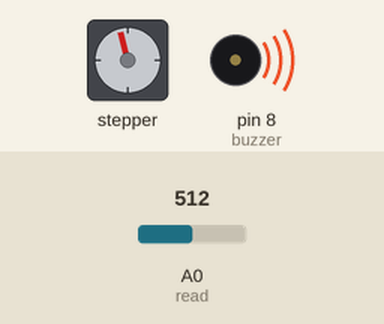
Recording of a sketch running on a simulated Arduino Uno, built with avr-gcc and run on an emulated ATmega328P. Shown: stepper motor, buzzer (waves = sounding). Wiring (inferred from the names in the program): stepper motor (2048 steps per turn assumed): coils pin 9, pin 10, pin 11, pin 12. The test bench sets the inputs (shaded band); at power-on: A0 (read) = 512.

Above: at 0.7 s.
1.3 s: A0 (read) set to 0
At 1.3 s:
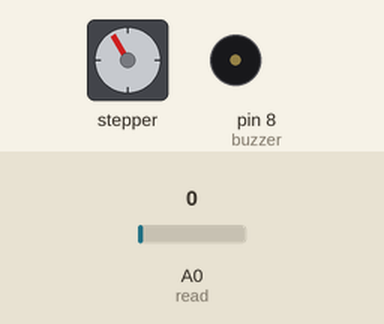
2.8 s: A0 (read) set to 17
At 2.99 s:
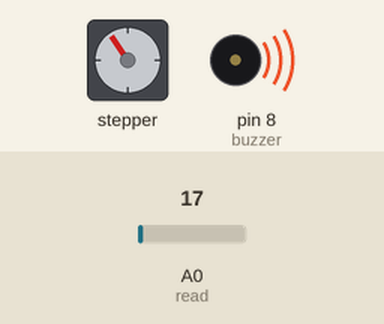
At 4.42 s:
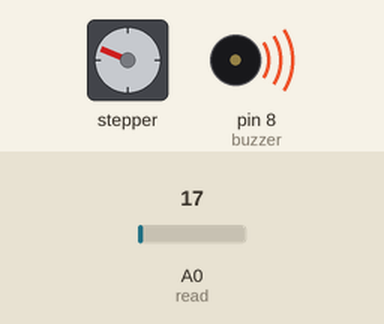
Timing chart, 0 to 20.8 s (numbered marks = the images above; inputs shaded):
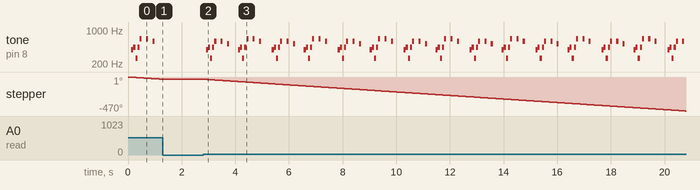

Measured:
- after the input at 1.3 s, tone on pin 8 (buzzer): stops changing and stays silent; stepper: stops changing and stays -30°
- by itself, stepper: keeps turning counter-clockwise at about 25°/s
- by itself, tone on pin 8 (buzzer): plays 392 Hz for 0.08 s, 440 Hz for 0.08 s, 262 Hz for 0.08 s, 440 Hz for 0.08 s, 659 Hz for 0.08 s, 659 Hz for 0.08 s … (7 notes in this stretch)

The sketch:

makeuoft.ino
```cpp
#define STEPPER_PIN_1 9
#define STEPPER_PIN_2 10
#define STEPPER_PIN_3 11
#define STEPPER_PIN_4 12
int step_number = 0;

const int read = A0;//set force sensor to A0

const int buzzer = 8;

unsigned long previousMillis1 = 0;
unsigned long previousMillis2 = 0;
unsigned long previousMillis3 = 0;

int songLength = 32;
char notes[] = "gacaE  E  D     gacaD  D  C     ";
//double beats[] = {0.25,0.25,0.25,0.25,0.75,0.75,1.5,0.25,0.25,0.25,0.25,0.75,0.75,1.5};
double beats[] = {1,1,1,1,1,1,1,1,1,1,1,1,1,1,1,1,1,1,1,1,1,1,1,1,1,1,1,1,1,1,1,1};
int tempo = 114;

int index = 0;

void setup() {


  Serial.begin(9600);

  pinMode(STEPPER_PIN_1, OUTPUT);
  pinMode(STEPPER_PIN_2, OUTPUT);
  pinMode(STEPPER_PIN_3, OUTPUT);
  pinMode(STEPPER_PIN_4, OUTPUT);

  pinMode(buzzer, OUTPUT);

}

  unsigned long currentMillis1 = millis();
  unsigned long currentMillis2 = millis();
  unsigned long currentMillis3 = millis();

void loop() {
  int duration = beats[index]*tempo;
  currentMillis1 = millis();
  currentMillis2 = millis();
  currentMillis3 = millis();

  if(index > songLength-1){
    index = 0;
  }

  int value = analogRead(read);//read the force sensor value

  if(value < 1)
  {
     if (currentMillis2 - previousMillis2 >= 100)
    {
      previousMillis2 = currentMillis2;
      OneStep(true);
    }

 if (currentMillis1 - previousMillis1 >= duration)
    {
      previousMillis1 = currentMillis1;

      noTone(buzzer);
    }

  }

  else if (value < 7) {

      if (currentMillis2 - previousMillis2 >= 10)
    {
      previousMillis2 = currentMillis2;
      OneStep(false);
    }

     if (currentMillis1 - previousMillis1 >= duration)
    {
      previousMillis1 = currentMillis1;

      tone(buzzer, frequency(notes[index]), duration);
      tempo = 114;
      duration = beats[index]*tempo;
      index++;
    }

  }

  else
  {

     if (currentMillis2 - previousMillis2 >= 2)
    {
      previousMillis2 = currentMillis2;
      OneStep(false);
    }

 if (currentMillis1 - previousMillis1 >= duration)
    {
      previousMillis1 = currentMillis1;

      tempo = 114/1.5;
      duration = beats[index]*tempo;

      tone(buzzer, frequency(notes[index]), duration);
      index++;
    }

    delay(tempo/10);

  }
}

int frequency(char note)
{
  int j;
  const int numNotes = 11;
  char names[] = {'c','d','e','f','g','a','b','C', 'E','D',' '};
  int frequencies[] = {262,294,330,349,392,440,494,523, 659,587,0};
  for (j = 0; j<numNotes; j++)
  {
    if(names[j] == note)
    {
      return(frequencies[j]);
    }
  }
}

void OneStep(bool dir){
  //unsigned long internal_count = millis();
    if(dir){
switch(step_number){
  case 0:
  digitalWrite(STEPPER_PIN_1, LOW);
  digitalWrite(STEPPER_PIN_2, LOW);
  digitalWrite(STEPPER_PIN_3, LOW);
  digitalWrite(STEPPER_PIN_4, LOW);
  break;
  case 1:
  digitalWrite(STEPPER_PIN_1, LOW);
  digitalWrite(STEPPER_PIN_2, LOW);
  digitalWrite(STEPPER_PIN_3, LOW);
  digitalWrite(STEPPER_PIN_4, LOW);
  break;
  case 2:
  digitalWrite(STEPPER_PIN_1, LOW);
  digitalWrite(STEPPER_PIN_2, LOW);
  digitalWrite(STEPPER_PIN_3, LOW);
  digitalWrite(STEPPER_PIN_4, LOW);
  break;
  case 3:
  digitalWrite(STEPPER_PIN_1, LOW);
  digitalWrite(STEPPER_PIN_2, LOW);
  digitalWrite(STEPPER_PIN_3, LOW);
  digitalWrite(STEPPER_PIN_4, LOW);
  break;
}
  }else{
    switch(step_number){
  case 0:
  digitalWrite(STEPPER_PIN_1, LOW);
  digitalWrite(STEPPER_PIN_2, LOW);
  digitalWrite(STEPPER_PIN_3, LOW);
  digitalWrite(STEPPER_PIN_4, HIGH);
  break;
  case 1:
  digitalWrite(STEPPER_PIN_1, LOW);
  digitalWrite(STEPPER_PIN_2, LOW);
  digitalWrite(STEPPER_PIN_3, HIGH);
  digitalWrite(STEPPER_PIN_4, LOW);
  break;
  case 2:
  digitalWrite(STEPPER_PIN_1, LOW);
  digitalWrite(STEPPER_PIN_2, HIGH);
  digitalWrite(STEPPER_PIN_3, LOW);
  digitalWrite(STEPPER_PIN_4, LOW);
  break;
  case 3:
  digitalWrite(STEPPER_PIN_1, HIGH);
  digitalWrite(STEPPER_PIN_2, LOW);
  digitalWrite(STEPPER_PIN_3, LOW);
  digitalWrite(STEPPER_PIN_4, LOW);


}
  }
step_number++;
  if(step_number > 3){
    step_number = 0;
  }
}
```
